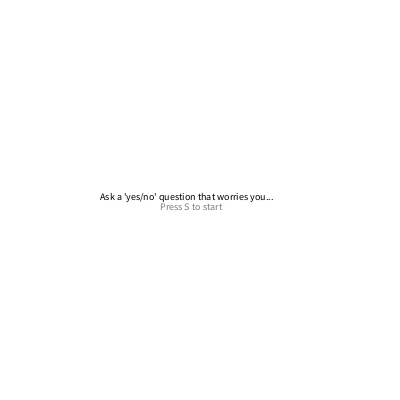
Frame 1 (no input)
Frame 60 (the mouse pressed at the canvas centre just before this capture): identical to frame 1, image omitted
Frame 120 (the mouse held since frame 60 and released just before this capture): identical to frame 1, image omitted

The Processing sketch that drew this single still picture (run headless with seeded random() and noise(); from frame 60 on, the mouse is pressed at the canvas centre):

// Processing sketch: processing_128106
// ── processing_128106.pde

//This program generates a random yes/no answer
//I made it to remind myself that for questions that you
//don't have the answer to, sometimes the answer doesn't matter

//variables
int start; //menu, animation, end screen (0,1,2 respectively)
int x, y; //position for text
int answer; //generates random number, 1/0, yes/no

void setup()
{
  //set basics
  size(400,400);
  background(255);
  textSize(10);
  
  //set variables
  start = 0;
  x = 0;
  y = -20;
}

void draw()
{
  //menu
  if (start == 0)
  {
    background(255);
    fill(0);
    text("Ask a 'yes/no' question that worries you...",100,height/2);
    fill(125);
    text("Press S to start",width/2 - 40,height/2 + 10);
    //println("false");
    
    //check for key press to start
    if (keyPressed)
    {
      if (key == 's' || key == 'S')
      {
        start = 1;
        background(125);
        fill(0);
        text("Press E",360,390);
       // println("s was pressed");
      }
    }
  }
  
  //run animation
  if (start == 1)
  {
    //println("true");
    if ((x < 400) && (y < 410))
    {
     // println("loop");
      answer = int(random(2)); //generates yes/no
      
      //if answer = 1 = yes
      if (answer == 1)
      {
        fill(255);
        text("YES",x,y);
      }
      
      //if answer = 0 = no
      if (answer == 0)
      {
        fill(0);
        text("NO",x,y);
      }
      
      //change output position
      y = y + 10;
      
      //if y reaches bottom, reset and move over 10
      if (y > 400)
      {
        x = x + 15;
        y = 10;
      }

    
    //  delay(5);
    }
    
    //check for key press to relax
    if (keyPressed)
    {
      if (key == 'e' || key == 'E')
      {
        start = 2;
        background(125);
       // println("e was pressed");
      }
    }
  }
  
  //relax
  if (start == 2)
  {
    background(255);
    fill(0);
    text("In the end, the answer isn't what's important...",30,150);
    text("...it's that you realize you shouldn't stress out about it...",100,250);
  }
}
